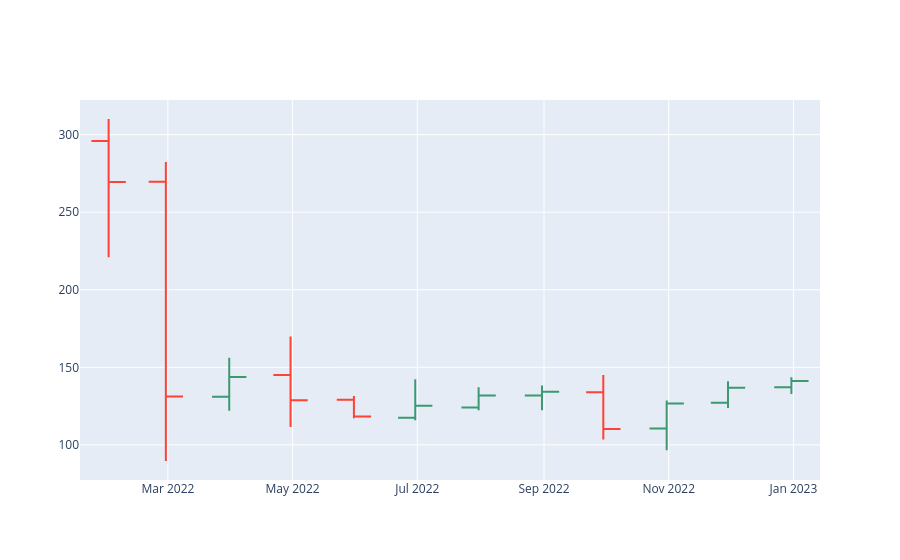

The notebook cell this image was saved under:
### Code cell
trace2 = go.Ohlc(x=sb_m.index,# Проблема месяц, есть ли решение на середину месяца
                open=sb_m['open'],
                high=sb_m['high'],
                low=sb_m['low'],
                close=sb_m['close'])

# убрать бегунок снизу
layout = go.Layout(
    xaxis = dict(
        rangeslider = dict(
            visible = False
        )
    )
)

data2 = [trace2]
fig = go.Figure(data=data2,layout=layout)
iplot(fig)

### Figure 1 — Plotly figure (JSON) as saved in the notebook; plotly's stock layout.template omitted (floating-point values rounded to 4 significant figures)
{"data": [{"close": [269.4, 131.1, 143.7, 128.8, 118.3, 125.2, 131.9, 134.2, 110.2, 126.7, 136.8, 141.2], "high": [310.1, 282.3, 156.2, 169.9, 131.5, 142.3, 137.1, 138.3, 145.1, 128.6, 141, 143.6], "low": [221.0, 89.59, 122, 111.5, 117.1, 115.8, 122.2, 122.2, 103.4, 96.5, 123.8, 132.9], "open": [295.9, 269.7, 131, 145, 129.1, 117.5, 124.1, 131.8, 134.0, 110.6, 127.2, 137.1], "type": "ohlc", "x": ["2022-01-31T00:00:00", "2022-02-28T00:00:00", "2022-03-31T00:00:00", "2022-04-30T00:00:00", "2022-05-31T00:00:00", "2022-06-30T00:00:00", "2022-07-31T00:00:00", "2022-08-31T00:00:00", "2022-09-30T00:00:00", "2022-10-31T00:00:00", "2022-11-30T00:00:00", "2022-12-31T00:00:00"]}], "layout": {"xaxis": {"rangeslider": {"visible": false}}}}
